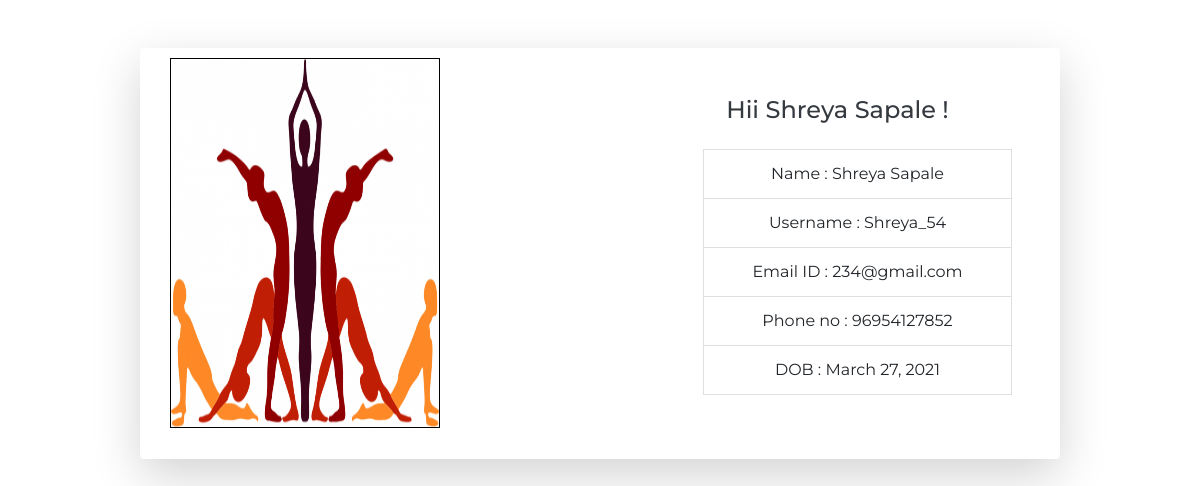
/studentprofile/1/, run on an earlier commit of the app's database.
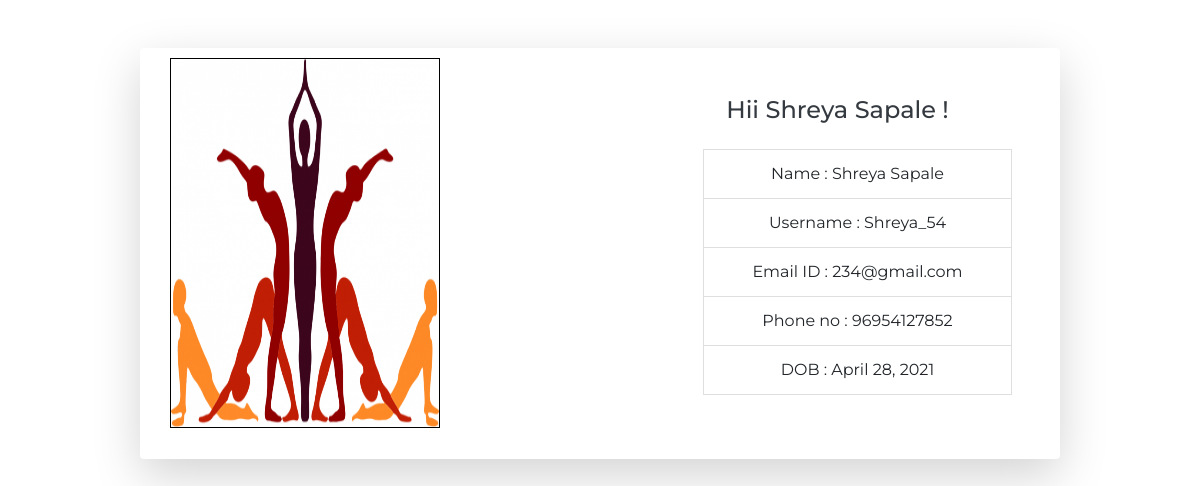
And on a later commit of the database.
### accounts/models.py (models this page shows, shortened)
class Student (models.Model):
    student_id = models.AutoField(primary_key=True)
    name = models.CharField(max_length=100, null=False)
    username = models.CharField(max_length=10, null=False, default ="")
    password =  models.CharField(max_length=10, null=False,default="")
    email = models.EmailField(max_length=254, default="")
    phone_no = models.CharField(max_length=20, default='')
    image = models.ImageField(upload_to="course-images/", default="")
    dob = models.DateField(auto_now=True, auto_now_add=False)
    CATEGORY = (
        (u'U', u'Under Grad'),
        (u'P', u'Post Grad'),
        (u'H', u'High School Student'),
        (u'O', u'Others'),
    )
    stud_category = models.CharField(max_length=2, null=True,
                                     choices=CATEGORY, default='U')
    courses = models.ManyToManyField(Course)
    class Meta:
        ordering = ['name']

### accounts/views.py (the view)
# urls.py: path('studentprofile/<int:studentid>/',views.studentprofile,name='studentprofile'),
def studentprofile(request, studentid):
      student = Student.objects.raw('SELECT * FROM accounts_student WHERE student_id=%s',[studentid])[0]
      context = {
          'student': student,
      }
      return render(request, 'student_profile.html', context)

### templates/student_profile.html (shortened to what this page needs)
{% load static %}
<!DOCTYPE html>
<html>
<head>
    <link rel="stylesheet" href="{% static 'dashboard/bootstrap/css/bootstrap.min.css' %}">
    <link rel="stylesheet" href="{% static 'dashboard/fonts/fontawesome-all.min.css' %}">
    <link rel="stylesheet" href="{% static 'dashboard/fonts/font-awesome.min.css' %}">
    <link rel="stylesheet" href="{% static 'dashboard/fonts/fontawesome5-overrides.min.css' %}">
</head>
<body class="bg-gradient-primary">
    <div class="container">
        <div class="row justify-content-center">
            <div class="col-md-9 col-lg-12 col-xl-10">
                <div class="card shadow-lg o-hidden border-0 my-5">
                    <div class="card-body p-0">
                        <div class="row">
                            <div class="col-lg-6 d-none d-lg-flex">
                                <img id="borderimg1" src="/media/{{student.image}}" width="80%" vspace='10' hspace='30'  height='90%' alt="">
                            </div>
                            <div class="col-lg-6">
                                <div class="p-5">
                                    <div class="text-center">
                                         <h4 class="text-dark mb-4">
                              Hii {{student.name}} !</h4>
                                        <ul>
                                            <li class="list-group-item"> Name : {{student.name}}</li>
                                            <li class="list-group-item"> Username : {{student.username}}</li>
                                            <li class="list-group-item"> Email ID : {{student.email}}</li>
                                            <li class="list-group-item"> Phone no : {{student.phone_no}}</li>
                                            <li class="list-group-item"> DOB : {{student.dob}}</li>
                                        </ul>
                                    </div>
                                </div>
                            </div>
                        </div>
                    </div>
                </div>
            </div>
        </div>
    </div>
</body>
</html>

What changed in the data, as far as the page shows it:
changed Student "Shreya Sapale": dob "March 27, 2021" → "April 28, 2021"
